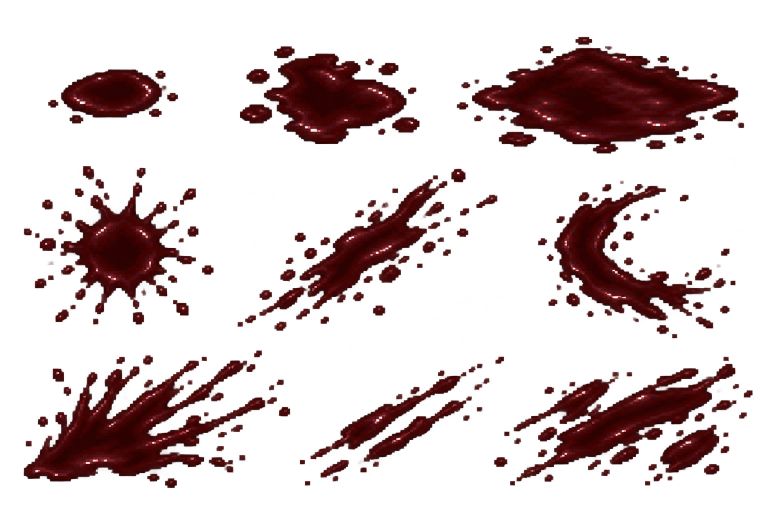
#> input picture assets/effects/gore/production/blood-master.png, 1536 x 1024 px, found by its file name (shown at 1/2 size)
$ python export.py
#> lines starting #> are read from the running program, lines starting #| are printed output that depends on the picture; after the words box and inside, x2 and y2 are one past the last pixel; in counts of white or black regions, pixels touching at a corner belong together
from PIL import Image
from pathlib import Path
import json,sys

def spans(v,gap=3):
 pts=[i for i,x in enumerate(v) if x];out=[]
 for i in pts:
  if not out or i-out[-1][-1]>gap:out.append([i])
  else:out[-1].append(i)
 return [(x[0],x[-1]+1) for x in out]

def loadrows(p,ys=None,counts=None,equal=False):
 im=Image.open(p).convert('RGBA');im.putalpha(im.getchannel('A').point(lambda a:255 if a>=128 else 0));a=im.getchannel('A')
 yy=list(zip(ys,ys[1:])) if ys else spans([a.crop((0,y,im.width,y+1)).getbbox() is not None for y in range(im.height)],4)
 rows=[]
 for ri,(y0,y1) in enumerate(yy):
  band=im.crop((0,y0,im.width,y1));ba=band.getchannel('A')
  xx=[(round(i*im.width/counts[ri]),round((i+1)*im.width/counts[ri])) for i in range(counts[ri])] if equal else spans([ba.crop((x,0,x+1,ba.height)).getbbox() is not None for x in range(ba.width)],3)
  xx=[(x0,x1) for x0,x1 in xx if x1-x0>=20]
  row=[]
  for x0,x1 in xx:
   f=band.crop((x0,0,x1,band.height));b=f.getbbox()
   if b:row.append(f.crop(b))
  if counts:assert len(row)==counts[ri],(str(p),ri,len(row),counts[ri])
  rows.append(row)
 return rows

def export(rows,target,size=64,scales=None,counts=None,root=None):
 root=root or(size//2,size//2 if size!=64 else 56)
 out=Image.new('RGBA',(max(map(len,rows))*size,len(rows)*size))
 for r,row in enumerate(rows):
  sc=scales[r] if scales else min((size-4)/max(f.width for f in row),(size-4)/max(f.height for f in row))
  for c,f in enumerate(row):
   f=f.resize((max(1,round(f.width*sc)),max(1,round(f.height*sc))),Image.Resampling.NEAREST)
   x=root[0]-f.width//2;y=root[1]-f.height if size==64 and root[1]==56 else root[1]-f.height//2
   assert x>=0 and y>=0 and x+f.width<=size and y+f.height<=size,(r,c,f.size,(x,y))
   out.paste(f,(c*size+x,r*size+y))
 a=out.getchannel('A');out=out.convert('RGB').quantize(colors=47,dither=Image.Dither.NONE).convert('RGBA');out.putalpha(a)
 clear=Image.new('RGBA',out.size);clear.paste(out,mask=a);out=clear
 out.save(target);return out
p=Path('assets/effects/gore');im=Image.open(p/'production/blood-master.png').convert('RGBA');im.putalpha(im.getchannel('A').point(lambda a:255 if a>=128 else 0))
#> further down, im is the input picture: PIL image 1536x1024 RGBA; mean R, G, B, A 46.6, 2.7, 3.2, 54.8
rows=[]
for (y0,y1),xs in zip([(0,320),(320,690),(690,1024)],[[0,450,900,1536],[0,500,1000,1536],[0,555,990,1536]]):
 row=[]
 for x0,x1 in zip(xs,xs[1:]):
  f=im.crop((x0,y0,x1,y1));row.append(f.crop(f.getbbox()))
 rows.append(row)
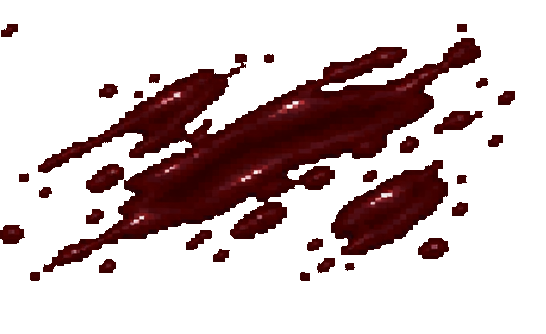
#> f: PIL image 546x334 RGBA; mean R, G, B, A 52.6, 2.6, 3.1, 65; transparent parts drawn white
#> after the loop, rows = 3 items
scale=28/max(f.width for row in rows for f in row)
#> scale = 0.0488
atlas=export(rows,p/'blood_decals.png',size=32,scales=[scale]*3)
#> in export, `out=Image.new('RGBA',(max(map(len,rows))*size,len(rows)*size))`: out: PIL image 96x96 RGBA; every value is 0
#> the loop in export, `for r,row in enumerate(rows):` made 3 passes
#> after the loop in export, `for r,row in enumerate(rows):`:
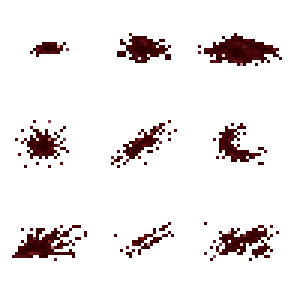
#> out: PIL image 96x96 RGBA (shown 3 times larger); mean R, G, B, A 14.7, 1.1, 1.2, 23.3; transparent parts drawn white
#> in export, `a = out.getchannel('A')`:
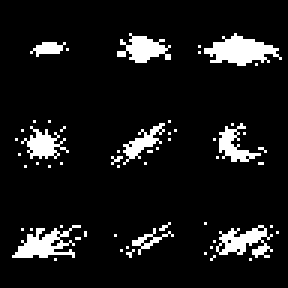
#> a: PIL image 96x96 L (shown 3 times larger); 9.1% white; 58 white regions (49 under 20 px), largest, box (x1, y1, x2, y2) and area: (68, 11, 94, 22) 156, (4, 75, 27, 86) 120, (72, 75, 91, 86) 107
#> in export, `out = out.convert('RGB').quantize(colors=47, dither=Image.Dither.NONE)`:
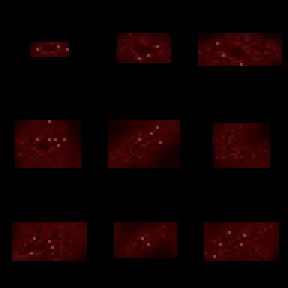
#> out: PIL image 96x96 RGBA (shown 3 times larger); mean R, G, B, A 14.5, 0.8, 1, 255
names=['pool_small','pool_medium','pool_large','splatter_1','splatter_2','splatter_3','splatter_4','drag_smear_1','drag_smear_2']
for i,n in enumerate(names):atlas.crop(((i%3)*32,(i//3)*32,(i%3+1)*32,(i//3+1)*32)).save(p/(n+'.png'))
#> this loop made 9 passes
#> pass 1, `for i,n in enumerate(names):atlas.crop(((i%3)*32,(i//3)*32,(i%3+1)*32,..`:
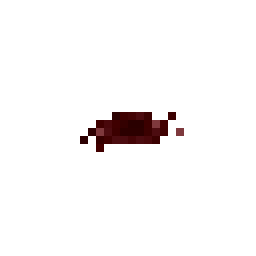
#> saved as pool_small.png: PIL image 32x32 RGBA (shown 8 times larger); mean R, G, B, A 2.3, 0.3, 0.3, 9; transparent parts drawn white
#> pass 2, `for i,n in enumerate(names):atlas.crop(((i%3)*32,(i//3)*32,(i%3+1)*32,..`:
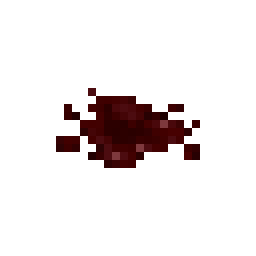
#> saved as pool_medium.png: PIL image 32x32 RGBA (shown 8 times larger); mean R, G, B, A 5.8, 0.4, 0.5, 24.4; transparent parts drawn white
atlas.resize((576,576),Image.Resampling.NEAREST).save(p/'production/decals-6x.png')
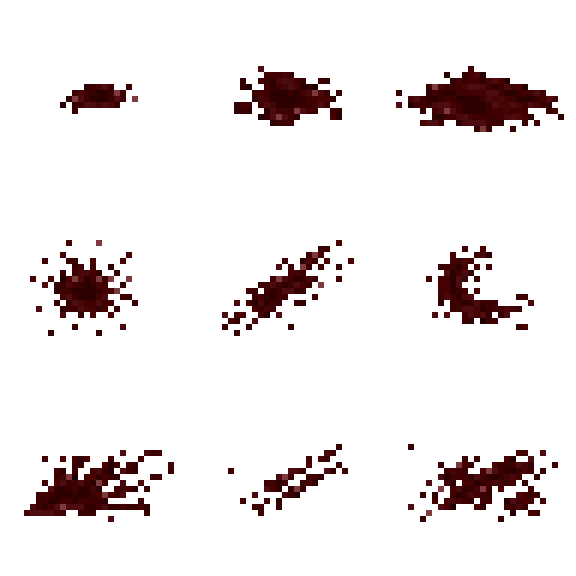
#> saved as decals-6x.png: PIL image 576x576 RGBA; mean R, G, B, A 5.8, 0.4, 0.5, 23.3; transparent parts drawn white
print('Nine32×32 blood decals exported')
